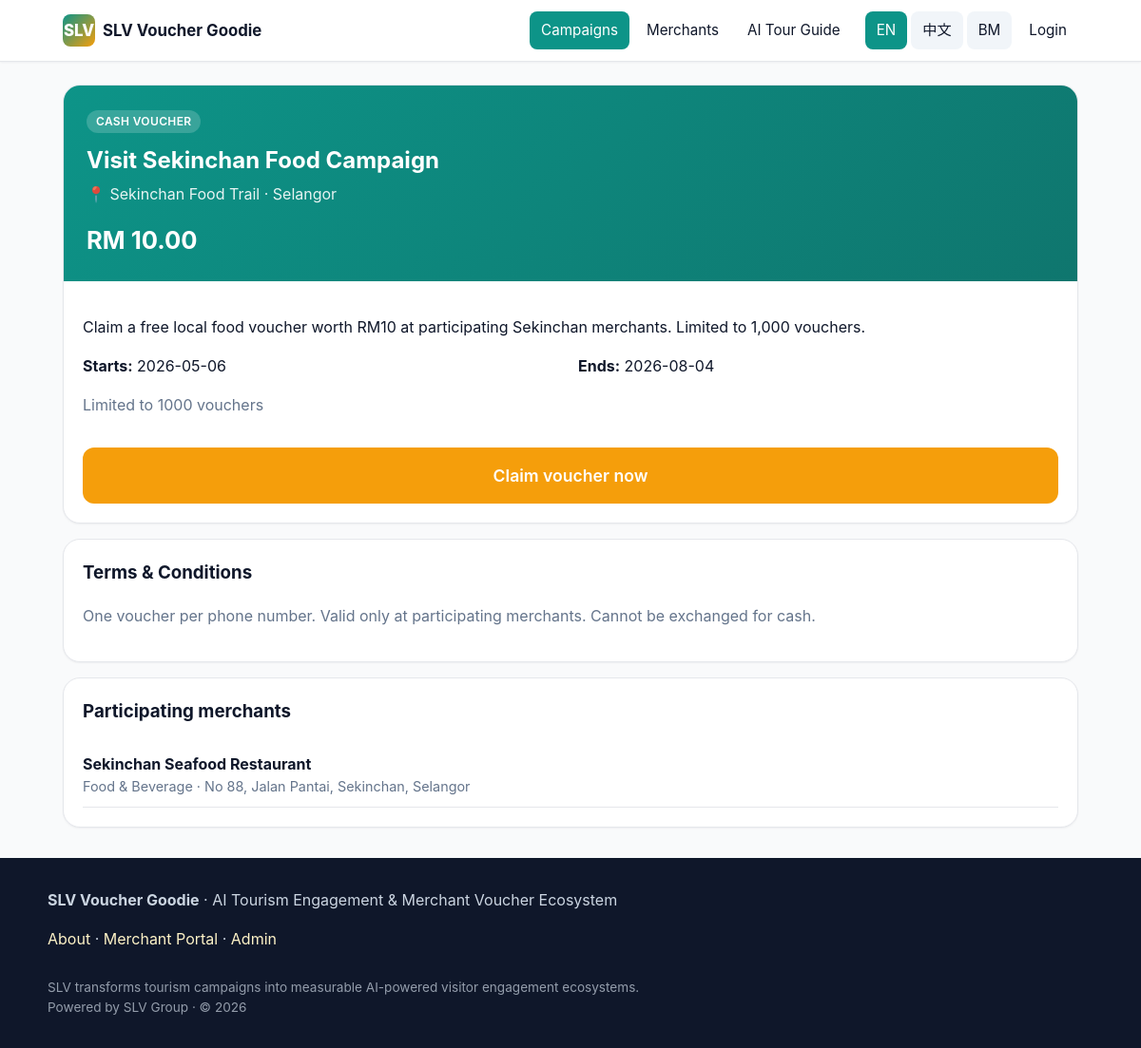
The app's page /campaigns/1, older data.
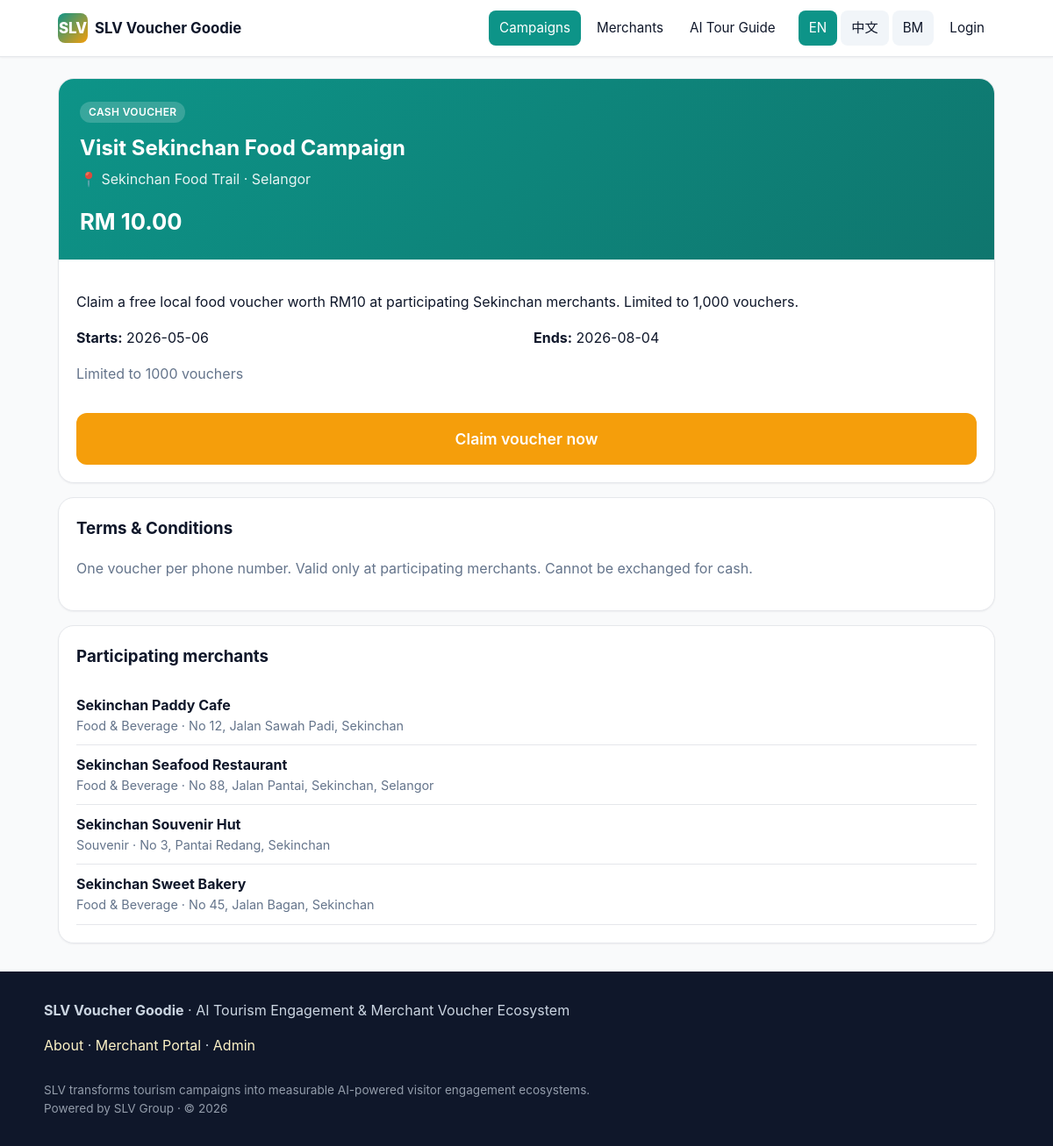
The same page, newer data.
### tables this page shows
CREATE TABLE campaigns (
  id             BIGINT UNSIGNED NOT NULL AUTO_INCREMENT,
  location_id    BIGINT UNSIGNED DEFAULT NULL,
  campaign_name  VARCHAR(180) NOT NULL,
  slug           VARCHAR(180) NOT NULL,
  description    TEXT,
  voucher_type   ENUM('cash','discount','free_gift','b1f1','experience','tourism','festival') NOT NULL DEFAULT 'cash',
  voucher_value  DECIMAL(10,2) NOT NULL DEFAULT 0.00,
  start_date     DATE DEFAULT NULL,
  end_date       DATE DEFAULT NULL,
  banner_image   VARCHAR(255) DEFAULT NULL,
  claim_limit    INT UNSIGNED NOT NULL DEFAULT 0,  
  terms          TEXT,
  status         ENUM('draft','active','ended','paused') NOT NULL DEFAULT 'draft',
  created_at     DATETIME NOT NULL DEFAULT CURRENT_TIMESTAMP,
  PRIMARY KEY (id),
  UNIQUE KEY uniq_campaigns_slug (slug),
  KEY idx_campaigns_location (location_id),
  CONSTRAINT fk_campaigns_location FOREIGN KEY (location_id) REFERENCES locations(id) ON DELETE SET NULL
);

CREATE TABLE locations (
  id           BIGINT UNSIGNED NOT NULL AUTO_INCREMENT,
  state        VARCHAR(80)  NOT NULL,
  city         VARCHAR(80)  DEFAULT NULL,
  area_name    VARCHAR(120) NOT NULL,
  slug         VARCHAR(80)  NOT NULL,
  description  TEXT,
  banner_image VARCHAR(255) DEFAULT NULL,
  map_link     VARCHAR(500) DEFAULT NULL,
  status       ENUM('active','inactive') NOT NULL DEFAULT 'active',
  created_at   DATETIME NOT NULL DEFAULT CURRENT_TIMESTAMP,
  PRIMARY KEY (id),
  UNIQUE KEY uniq_locations_slug (slug),
  KEY idx_locations_state (state)
);

CREATE TABLE campaign_merchants (
  id           BIGINT UNSIGNED NOT NULL AUTO_INCREMENT,
  campaign_id  BIGINT UNSIGNED NOT NULL,
  merchant_id  BIGINT UNSIGNED NOT NULL,
  status       ENUM('pending','active','removed') NOT NULL DEFAULT 'active',
  created_at   DATETIME NOT NULL DEFAULT CURRENT_TIMESTAMP,
  PRIMARY KEY (id),
  UNIQUE KEY uniq_cm_pair (campaign_id, merchant_id),
  KEY idx_cm_campaign (campaign_id),
  KEY idx_cm_merchant (merchant_id),
  CONSTRAINT fk_cm_campaign FOREIGN KEY (campaign_id) REFERENCES campaigns(id) ON DELETE CASCADE,
  CONSTRAINT fk_cm_merchant FOREIGN KEY (merchant_id) REFERENCES merchants(id) ON DELETE CASCADE
);

CREATE TABLE merchants (
  id                  BIGINT UNSIGNED NOT NULL AUTO_INCREMENT,
  user_id             BIGINT UNSIGNED NOT NULL,
  business_name       VARCHAR(180) NOT NULL,
  owner_name          VARCHAR(120) NOT NULL,
  phone               VARCHAR(40)  NOT NULL,
  whatsapp            VARCHAR(40)  DEFAULT NULL,
  email               VARCHAR(180) NOT NULL,
  category            ENUM('fnb','hotel','retail','souvenir','attraction','transport','experience','others') NOT NULL DEFAULT 'fnb',
  location_id         BIGINT UNSIGNED DEFAULT NULL,
  address             VARCHAR(500) DEFAULT NULL,
  map_link            VARCHAR(500) DEFAULT NULL,
  registration_no     VARCHAR(80)  DEFAULT NULL,
  logo                VARCHAR(255) DEFAULT NULL,
  shop_photos         TEXT DEFAULT NULL,
  operating_hours     VARCHAR(255) DEFAULT NULL,
  wallet_balance      DECIMAL(10,2) NOT NULL DEFAULT 0.00,
  subscription_status ENUM('pending','active','expired','suspended') NOT NULL DEFAULT 'pending',
  status              ENUM('pending','active','suspended') NOT NULL DEFAULT 'pending',
  created_at          DATETIME NOT NULL DEFAULT CURRENT_TIMESTAMP,
  updated_at          DATETIME NOT NULL DEFAULT CURRENT_TIMESTAMP ON UPDATE CURRENT_TIMESTAMP,
  PRIMARY KEY (id),
  KEY idx_merchants_user (user_id),
  KEY idx_merchants_location (location_id),
  KEY idx_merchants_status (status),
  CONSTRAINT fk_merchants_user FOREIGN KEY (user_id) REFERENCES users(id) ON DELETE CASCADE,
  CONSTRAINT fk_merchants_location FOREIGN KEY (location_id) REFERENCES locations(id) ON DELETE SET NULL
);

### app/Views/public/campaign.php (the view, shortened to what the changed rows need)
<article class="card" style="overflow:hidden; padding:0;">
  <div style="background: linear-gradient(135deg, var(--c-primary), var(--c-primary-dk)); color:#fff; padding:24px;">
    <div class="pill" style="background:rgba(255,255,255,.18); color:#fff;"><?= e(__('campaign.types.' . $campaign['voucher_type'])) ?></div>
    <h1 style="margin:.4em 0 .2em;"><?= e($campaign['campaign_name']) ?></h1>
    <p style="margin:0; opacity:.9;">📍 <?= e($campaign['location_name'] ?? '') ?> · <?= e($campaign['location_state'] ?? '') ?></p>
    <p class="font-bold" style="font-size:1.6rem; margin: 16px 0 0;"><?= e(rm($campaign['voucher_value'])) ?></p>
  </div>
  <div style="padding:20px;">
    <p><?= nl2br(e($campaign['description'] ?? '')) ?></p>
    <div class="grid grid-2 mt-2">
      <div><strong><?= e(__('campaign.starts')) ?>:</strong> <?= e($campaign['start_date'] ?: '—') ?></div>
      <div><strong><?= e(__('campaign.ends')) ?>:</strong> <?= e($campaign['end_date'] ?: '—') ?></div>
    </div>
    <p class="text-muted mt-2">
      <?= (int) $campaign['claim_limit'] > 0
            ? e(__('campaign.limit', ['n' => (int) $campaign['claim_limit']]))
            : e(__('campaign.unlimited')) ?>
    </p>
    <?php if ($claimable): ?>
      <a href="<?= e(url('/claim/' . $campaign['id'])) ?>" class="btn btn-accent btn-lg btn-block mt-2"><?= e(__('campaign.claim_now')) ?></a>
    <?php else: ?>
      <div class="alert alert-warning"><?= e(__('claim.closed')) ?></div>
    <?php endif; ?>
  </div>
</article>
<?php if (!empty($campaign['terms'])): ?>
  <div class="card">
    <h3 class="mt-0"><?= e(__('campaign.terms')) ?></h3>
    <p class="text-muted" style="white-space:pre-line;"><?= e($campaign['terms']) ?></p>
  </div>
<?php endif; ?>
<div class="card">
  <h3 class="mt-0"><?= e(__('campaign.merchants')) ?></h3>
  <?php if (empty($merchants)): ?>
    <p class="text-muted"><?= e(__('campaign.no_campaigns')) ?></p>
  <?php else: ?>
    <ul style="list-style:none; padding:0; margin:0;">
      <?php foreach ($merchants as $m): ?>
        <li style="padding:10px 0; border-bottom:1px solid var(--c-border);">
          <strong><?= e($m['business_name']) ?></strong>
          <div class="text-muted" style="font-size:.9rem;">
            <?= e(__('merchant.category_options.' . $m['category'])) ?>
            <?php if (!empty($m['address'])): ?> · <?= e($m['address']) ?><?php endif; ?>
          </div>
        </li>
      <?php endforeach; ?>
    </ul>
  <?php endif; ?>
</div>

### app/Core/Router.php (shortened to what the changed rows need)
<?php
class Router
{
    private array $routes = [
        'GET' => [], 'POST' => [], 'PUT' => [], 'DELETE' => [],
    ];
    private array $groupMiddleware = [];
    public function group(array $middleware, callable $callback): void
    {
        $previous = $this->groupMiddleware;
        $this->groupMiddleware = array_merge($previous, $middleware);
        $this->groupMiddleware = $previous;
    }
    private function add(string $method, string $path, array $handler, array $middleware): void
    {
        $pattern = preg_replace('#\{([a-zA-Z_][a-zA-Z0-9_]*)\}#', '(?P<$1>[^/]+)', $path);
        $pattern = '#^' . rtrim($pattern, '/') . '/?$#';
        $this->routes[$method][] = [
            'pattern'    => $pattern,
            'handler'    => $handler,
            'middleware' => array_merge($this->groupMiddleware, $middleware),
        ];
    }
    public function dispatch(): void
    {
        $method = $_SERVER['REQUEST_METHOD'] ?? 'GET';
        $uri = parse_url($_SERVER['REQUEST_URI'] ?? '/', PHP_URL_PATH) ?: '/';
        $uri = rtrim($uri, '/') ?: '/';
        foreach ($this->routes[$method] ?? [] as $route) {
            if (preg_match($route['pattern'], $uri, $matches)) {
                $params = array_filter($matches, 'is_string', ARRAY_FILTER_USE_KEY);
                [$controllerClass, $action] = $route['handler'];
                $controller = new $controllerClass();
                $controller->{$action}($params);
                return;
            }
        }
    }
}

### app/Views/partials/topbar.php
<?php
$lang = \App\Core\Lang::current();
$path = parse_url($_SERVER['REQUEST_URI'] ?? '/', PHP_URL_PATH);
$isActive = fn (string $p) => $path === $p || str_starts_with($path, $p . '/') ? 'active' : '';
?>
<header class="topbar">
  <div class="topbar-inner">
    <a href="<?= e(url('/')) ?>" class="brand">
      <span class="brand-logo">SLV</span>
      <span class="hide-sm"><?= e(__('app.name')) ?></span>
    </a>
    <nav>
      <a href="<?= e(url('/campaigns')) ?>" class="<?= $isActive('/campaigns') ?>"><?= e(__('nav.campaigns')) ?></a>
      <a href="<?= e(url('/merchants')) ?>" class="<?= $isActive('/merchants') ?>"><?= e(__('nav.merchants')) ?></a>
      <a href="<?= e(url('/chat')) ?>" class="<?= $isActive('/chat') ?>"><?= e(__('nav.chat')) ?></a>
      <span class="lang-switcher">
        <?php foreach (['en' => 'EN', 'zh' => '中文', 'ms' => 'BM'] as $code => $label): ?>
          <a href="<?= e(url('/lang/' . $code)) ?>?back=<?= e(urlencode($_SERVER['REQUEST_URI'] ?? '/')) ?>"
             class="<?= $lang === $code ? 'active' : '' ?>"><?= e($label) ?></a>
        <?php endforeach; ?>
      </span>
      <?php if (\App\Core\Auth::check()): ?>
        <?php if (\App\Core\Auth::role() === 'merchant'): ?>
          <a href="<?= e(url('/merchant')) ?>" class="hide-sm"><?= e(__('nav.merchant_portal')) ?></a>
        <?php elseif (in_array(\App\Core\Auth::role(), ['admin','gov'], true)): ?>
          <a href="<?= e(url('/admin')) ?>" class="hide-sm"><?= e(__('nav.admin')) ?></a>
        <?php endif; ?>
      <?php else: ?>
        <a href="<?= e(url('/merchant/login')) ?>" class="hide-sm"><?= e(__('nav.login')) ?></a>
      <?php endif; ?>
    </nav>
  </div>
</header>

### app/Views/partials/footer.php
<footer class="footer">
  <div class="footer-inner">
    <div>
      <strong><?= e(__('app.name')) ?></strong> · <?= e(__('app.tagline')) ?>
    </div>
    <div>
      <a href="<?= e(url('/about')) ?>"><?= e(__('nav.about')) ?></a> ·
      <a href="<?= e(url('/merchant/login')) ?>"><?= e(__('nav.merchant_portal')) ?></a> ·
      <a href="<?= e(url('/admin/login')) ?>"><?= e(__('nav.admin')) ?></a>
    </div>
    <div class="footer-credit">
      <?= e(__('app.positioning')) ?><br>
      <?= e(__('common.powered_by')) ?> &middot; &copy; <?= date('Y') ?>
    </div>
  </div>
</footer>

Row changes from the older to the newer data that the page shows:
added campaign_merchants: merchant.business_name "Sekinchan Paddy Cafe", merchant.category "Food & Beverage", merchant.address "No 12, Jalan Sawah Padi, Sekinchan"
added campaign_merchants: merchant.business_name "Sekinchan Souvenir Hut", merchant.category "Souvenir", merchant.address "No 3, Pantai Redang, Sekinchan"
added campaign_merchants: merchant.business_name "Sekinchan Sweet Bakery", merchant.category "Food & Beverage", merchant.address "No 45, Jalan Bagan, Sekinchan"
